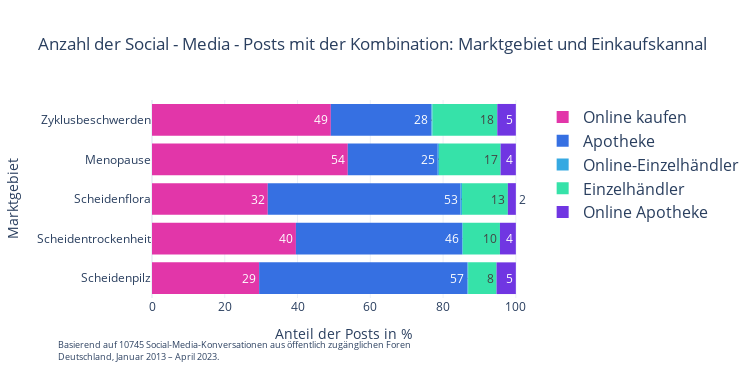

Write notebook code for a chart like this one.
### Code cell
def combine_subcategories(df, lense_1, lense_2):

    # Generate combinations of unique subcategories across buying_channel and experts
    combinations_list = list(product(lense_1, lense_2))

    # Create new dataframe with combination pairs
    combination_df = pd.DataFrame(combinations_list, columns=['Subcategory 1', 'Subcategory 2'])

    # Initialize dictionary to store combination counts
    combination_counts = {}
    id_values = set()


    # Iterate through combinations and count occurrences
    for subcategory_1, subcategory_2 in combinations_list:
        ids = sentiment_new_df.loc[
            (sentiment_new_df['subcategory'] == subcategory_1) &
            (sentiment_new_df['id'].isin(sentiment_new_df.loc[sentiment_new_df['subcategory'] == subcategory_2, 'id'])),
            'id'
        ].unique()
        count = len(ids)
        combination_counts[(subcategory_1, subcategory_2)] = count
        id_values.update(ids)
    

    # Create new dataframe from combination counts
    combination_counts_df = pd.DataFrame(combination_counts.items(), columns=['combination', 'count'])
    combination_counts_df[['subcategory_1', 'subcategory_2']] = pd.DataFrame(combination_counts_df['combination'].tolist())
    combination_counts_df = combination_counts_df.drop('combination', axis=1)

    # Store the number of unique id values from which combinations were found
    n_posts = len(id_values)

    #print(combination_counts_df)

    return combination_counts_df, n_posts





def filter_and_plot(df, counts, cat1, cat2, save_name="img"):
    
    fig = px.histogram(
        df,
        x="count",
        y="subcategory_1",
        color="subcategory_2",
        barnorm="percent",
        orientation="h",
        labels={
            "subcategory_1": "",
            "subcategory_2": "",
            "count": cat2,
        },
        color_discrete_sequence=PERMEA_COLOR_WHEEL_5_STATISTICS,
        text_auto=".0f",
        title=f'Anzahl der Social - Media - Posts mit der Kombination: {cat1} und {cat2}',
        template="plotly_white",
        category_orders={
            "subcategory_1": cat1,
            "subcategory_2": cat2
        })
    

    fig.add_annotation(dict(font=dict(size=9),
                        x=-0.25,
                        y=-0.34,
                        showarrow=False,
                        #text=f'Based on {counts} Social Media Conversations from publicy available forums mentioning {cat1} and {cat2} <br> Germany, January 2013 – April 2023.',
                        text=f"Basierend auf {counts} Social-Media-Konversationen aus öffentlich zugänglichen Foren <br>Deutschland, Januar 2013 – April 2023.",                       
                        textangle=0,
                        xanchor='left',
                        xref="paper",
                        yref="paper",
                        align="left"
))
    

    fig.update_layout(
    template='plotly_white',
    xaxis_title='Anteil der Posts in %',
    yaxis_title=cat1,
    #yaxis_range=[0, 1.1 * df['Count'].max()],
    #xaxis=dict(
        #tickmode='linear',
        #dtick=1,
        #automargin=True
    #),
    yaxis={'automargin': True},
    #margin=dict(l=130, r=150, b=10, pad=30),
    autosize=False,
    width=20 * 37.8,  # Convert 20 cm to inches (1 cm = 37.8 inches)
    height=10 * 37.8,  # Convert 9 cm to inches (1 cm = 37.8 inches)
    legend=dict(font=dict(size=16))
    )
    
    
        
    #fig.write_image(save_name+".png")
    
    fig.show()
    


df, counts= combine_subcategories(sentiment_new_df, market_area, buying_channel)
filter_and_plot(df, counts, "Marktgebiet", "Einkaufskannal", save_name="market_area_buying_channel")

### Figure 1 — Plotly figure (JSON) as saved in the notebook; plotly's stock layout.template omitted (floating-point values rounded to 4 significant figures)
{"data": [{"alignmentgroup": "True", "bingroup": "y", "histfunc": "sum", "hovertemplate": "=%{y}<br>sum of Einkaufskannal (normalized as percent)=%{x}<extra></extra>", "legendgroup": "Online kaufen", "marker": {"color": "rgb(226, 54, 169)", "pattern": {"shape": ""}}, "name": "Online kaufen", "offsetgroup": "Online kaufen", "orientation": "h", "showlegend": true, "texttemplate": "%{value:.0f}", "type": "histogram", "x": [1176, 407, 897, 1772, 751], "xaxis": "x", "y": ["Scheidenpilz", "Scheidentrockenheit", "Scheidenflora", "Menopause", "Zyklusbeschwerden"], "yaxis": "y"}, {"alignmentgroup": "True", "bingroup": "y", "histfunc": "sum", "hovertemplate": "=%{y}<br>sum of Einkaufskannal (normalized as percent)=%{x}<extra></extra>", "legendgroup": "Apotheke", "marker": {"color": "rgb(54, 112, 226)", "pattern": {"shape": ""}}, "name": "Apotheke", "offsetgroup": "Apotheke", "orientation": "h", "showlegend": true, "texttemplate": "%{value:.0f}", "type": "histogram", "x": [2287, 470, 1494, 814, 422], "xaxis": "x", "y": ["Scheidenpilz", "Scheidentrockenheit", "Scheidenflora", "Menopause", "Zyklusbeschwerden"], "yaxis": "y"}, {"alignmentgroup": "True", "bingroup": "y", "histfunc": "sum", "hovertemplate": "=%{y}<br>sum of Einkaufskannal (normalized as percent)=%{x}<extra></extra>", "legendgroup": "Online-Einzelhändler", "marker": {"color": "rgb(54, 169, 226)", "pattern": {"shape": ""}}, "name": "Online-Einzelhändler", "offsetgroup": "Online-Einzelhändler", "orientation": "h", "showlegend": true, "texttemplate": "%{value:.0f}", "type": "histogram", "x": [7, 2, 11, 11, 5], "xaxis": "x", "y": ["Scheidenpilz", "Scheidentrockenheit", "Scheidenflora", "Menopause", "Zyklusbeschwerden"], "yaxis": "y"}, {"alignmentgroup": "True", "bingroup": "y", "histfunc": "sum", "hovertemplate": "=%{y}<br>sum of Einkaufskannal (normalized as percent)=%{x}<extra></extra>", "legendgroup": "Einzelhändler", "marker": {"color": "rgb(54, 226, 169)", "pattern": {"shape": ""}}, "name": "Einzelhändler", "offsetgroup": "Einzelhändler", "orientation": "h", "showlegend": true, "texttemplate": "%{value:.0f}", "type": "histogram", "x": [312, 105, 355, 558, 272], "xaxis": "x", "y": ["Scheidenpilz", "Scheidentrockenheit", "Scheidenflora", "Menopause", "Zyklusbeschwerden"], "yaxis": "y"}, {"alignmentgroup": "True", "bingroup": "y", "histfunc": "sum", "hovertemplate": "=%{y}<br>sum of Einkaufskannal (normalized as percent)=%{x}<extra></extra>", "legendgroup": "Online Apotheke", "marker": {"color": "rgb(112, 54, 226)", "pattern": {"shape": ""}}, "name": "Online Apotheke", "offsetgroup": "Online Apotheke", "orientation": "h", "showlegend": true, "texttemplate": "%{value:.0f}", "type": "histogram", "x": [212, 45, 62, 138, 78], "xaxis": "x", "y": ["Scheidenpilz", "Scheidentrockenheit", "Scheidenflora", "Menopause", "Zyklusbeschwerden"], "yaxis": "y"}], "layout": {"annotations": [{"align": "left", "font": {"size": 9}, "showarrow": false, "text": "Basierend auf 10745 Social-Media-Konversationen aus öffentlich zugänglichen Foren <br>Deutschland, Januar 2013 – April 2023.", "textangle": 0, "x": -0.25, "xanchor": "left", "xref": "paper", "y": -0.34, "yref": "paper"}], "autosize": false, "barmode": "relative", "barnorm": "percent", "height": 378, "legend": {"font": {"size": 16}, "title": {"text": ""}, "tracegroupgap": 0}, "title": {"text": "Anzahl der Social - Media - Posts mit der Kombination: Marktgebiet und Einkaufskannal"}, "width": 756, "xaxis": {"anchor": "y", "domain": [0, 1], "title": {"text": "Anteil der Posts in %"}}, "yaxis": {"anchor": "x", "automargin": true, "categoryarray": ["t", "e", "i", "b", "e", "g", "t", "k", "r", "a", "M"], "categoryorder": "array", "domain": [0, 1], "title": {"text": "Marktgebiet"}}}}
